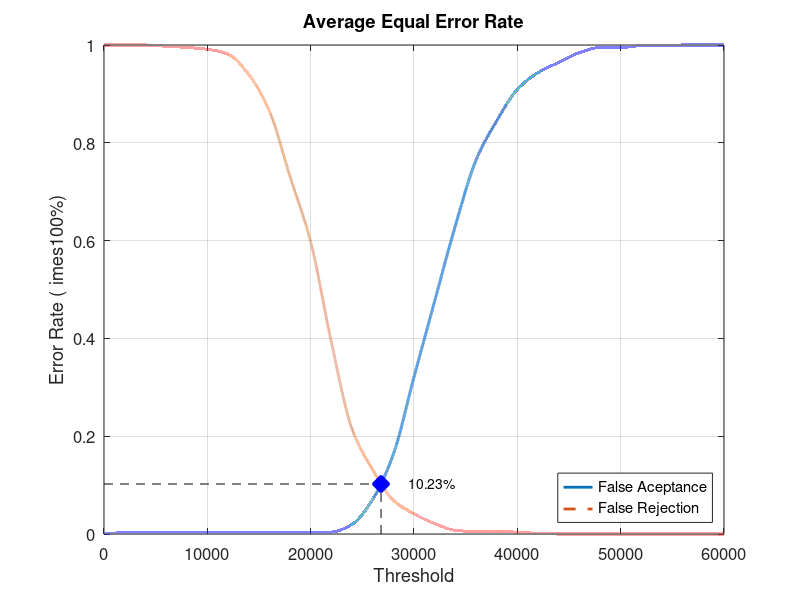
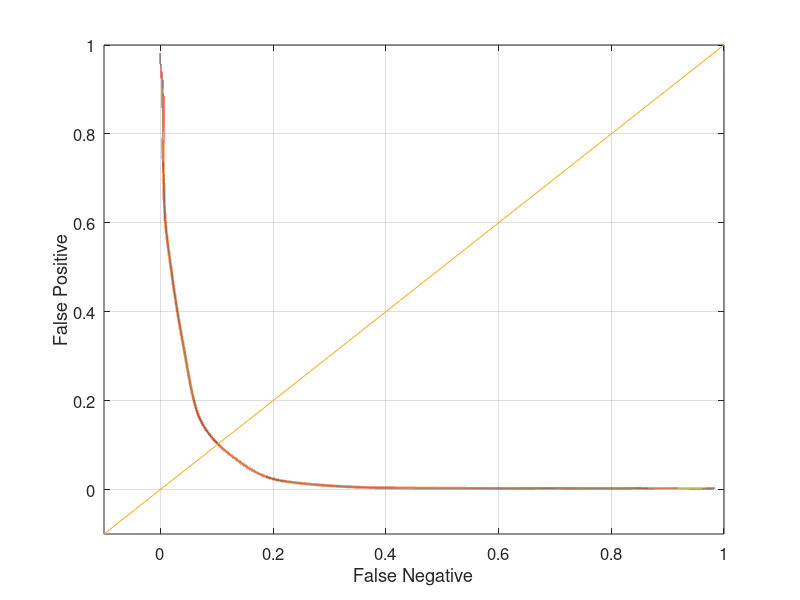

The MATLAB source for these figures, in order:
close all;
clear;
clc;
x = 0:2000:60000;
xq = 0:0.5:60000;

y0 = [0 0.00263158 0.00263158 0.00263158 0.00263158 0.00263158 0.00263158 0.00263158 0.00263158 0.00263158 0.00263158 0.00394737 0.0197368 0.0710526 0.163158 0.321053 0.476316 0.630263 0.764474 0.844737 0.909211 0.943421 0.964474 0.98421 0.994737 0.994737 0.998684 0.998684 1 1 1]
yy0 = interp1(x, y0, xq, 'pchip');
y1 = [1 1 1 0.9975 0.995 0.99125 0.98125 0.94 0.865 0.73125 0.5975 0.3925 0.215 0.13125 0.06875 0.04125 0.02125 0.0075 0.005 0.005 0.00375 0.00125 0 0 0 0 0 0 0 0 0]
yy1 = interp1(x, y1, xq, 'pchip');

% Calculating EER: 
y2 = abs(y0 - y1);
find(y2 == min(y2))
yy2 = abs(yy0 - yy1);
xEER = find(yy2 == min(yy2));
xEERIndex = xq(xEER) % X-axis EER
yEER = yy0(xEER) % Y-axis EER

main = figure
plot(xq, yy0,'-','LineWidth', 2);	hold on
plot(xq, yy1,'--','LineWidth', 2);	hold on
plot([xEERIndex xEERIndex], [0 yEER], 'k--');	hold on
plot([0 xEERIndex], [yEER yEER], 'k--');	hold on
plot(xEERIndex, yEER, 'bx', 'LineWidth', 10);	hold on
text(xEERIndex + 10 * xEERIndex / 100, yEER, [num2str(round((10000 * yEER)) / 100) '%'])
legend('False Aceptance', 'False Rejection', 'Location', 'SouthEast')
xlabel('Threshold')
ylabel('Error Rate (	imes100%)')
title('Average Equal Error Rate')
set(gca, 'FontSize', 12)
axis([0 60000 0 1])
grid on

print(main, 'Experiment1AverageMain', '-dpng');
FNRxFPR = figure('Color', [1 1 1]);
plot(yy1, yy0, '-', yy1, yy0, 'LineWidth', 2);
hold on
y = -0.1:0.1:1
plot(y, y); 
set(gca, 'FontSize', 12)
xlabel('False Negative')
ylabel('False Positive')
axis([-0.1 1 -0.1 1])
set(gca, 'FontSize', 12)
grid on

print(FNRxFPR, 'Experiment1AverageFNRxFPR','-dpng');
